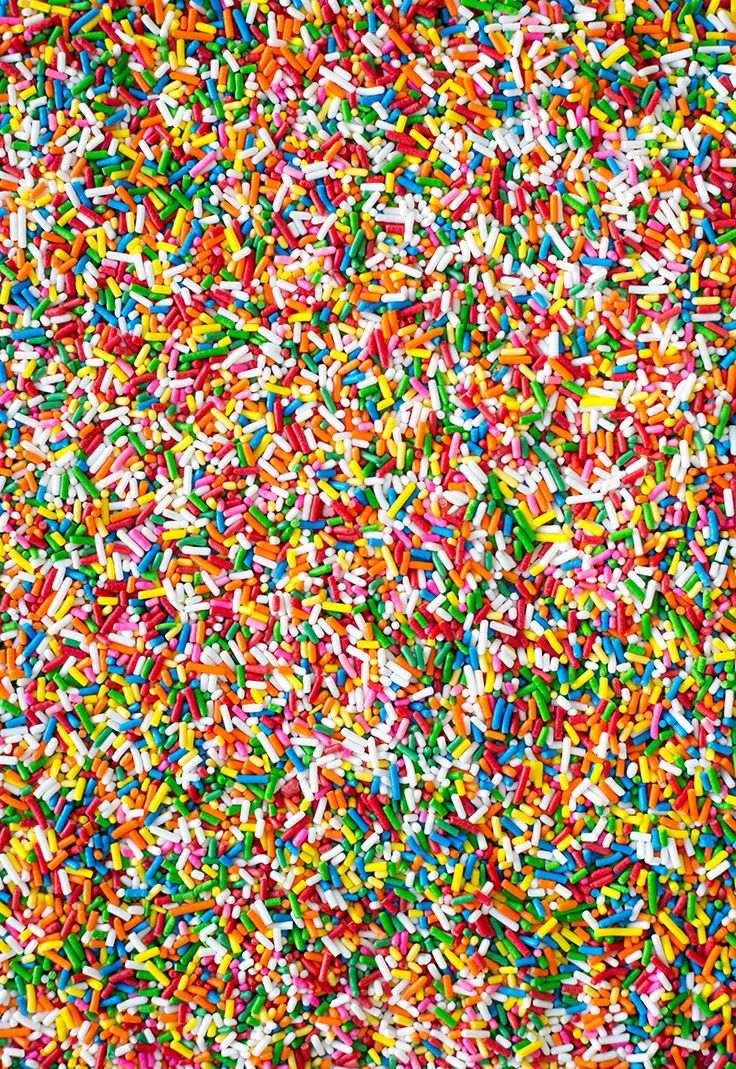
#> input picture candy.jpg, 736 x 1069 px
$ python main.py
#> lines starting #> are read from the running program, lines starting #| are printed output that depends on the picture; after the words box and inside, x2 and y2 are one past the last pixel; in counts of white or black regions, pixels touching at a corner belong together
# Import libraries
import cv2
import numpy as np
import matplotlib.pyplot as plt

img = cv2.imread('candy.jpg')
#> img is the input picture: shape (1069, 736, 3); mean B, G, R 100.1, 137.7, 167.7
gray = cv2.cvtColor(img, cv2.COLOR_BGR2GRAY)
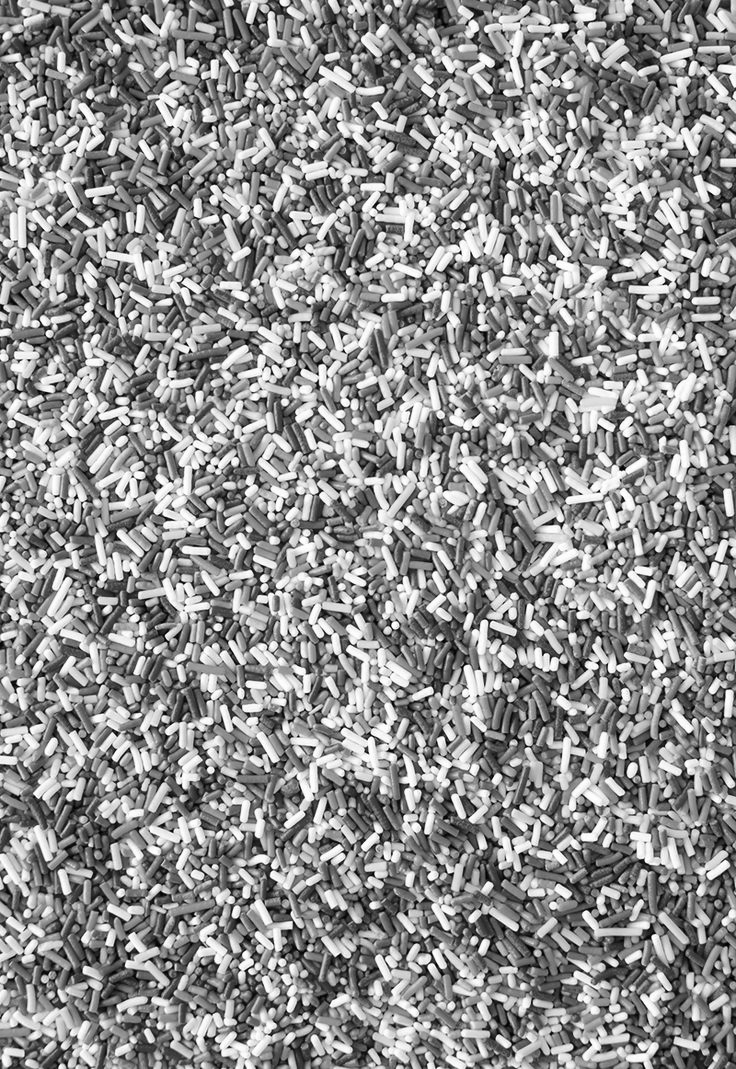
#> gray: shape (1069, 736); min 0, max 255, mean 142.4

blurred_Image = cv2.GaussianBlur(gray, (11, 11), 0)
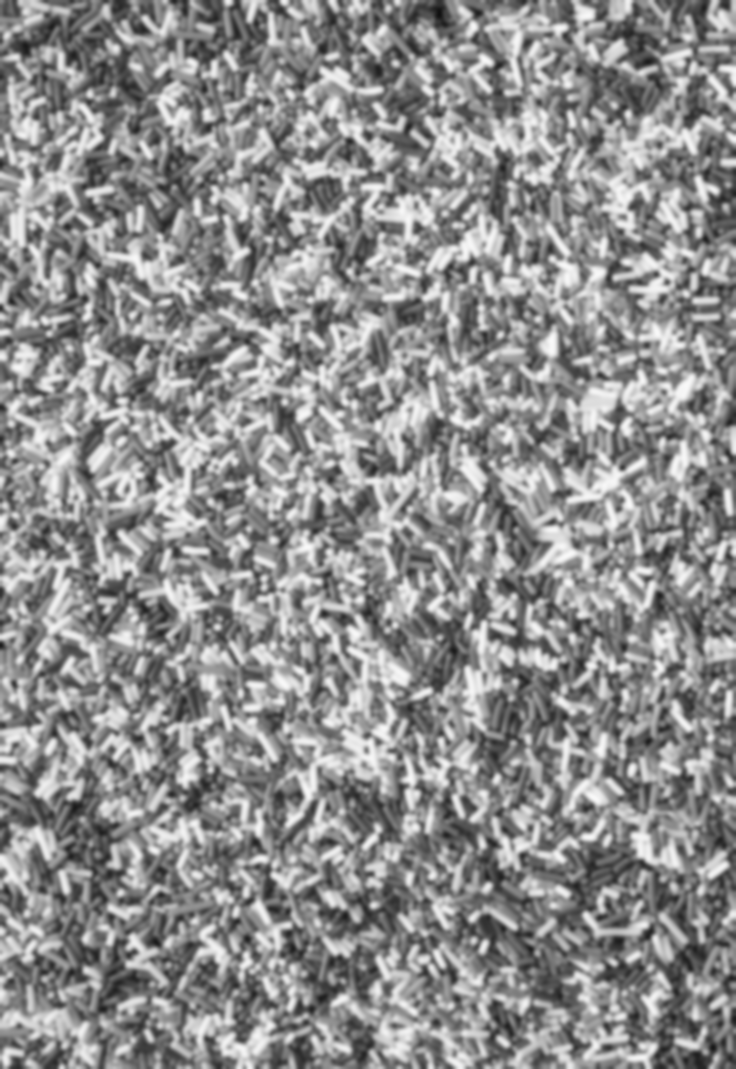
#> blurred_Image: shape (1069, 736); min 16, max 249, mean 142.4
cannyEdgeDetector = cv2.Canny(blurred_Image, 30, 150, 3)
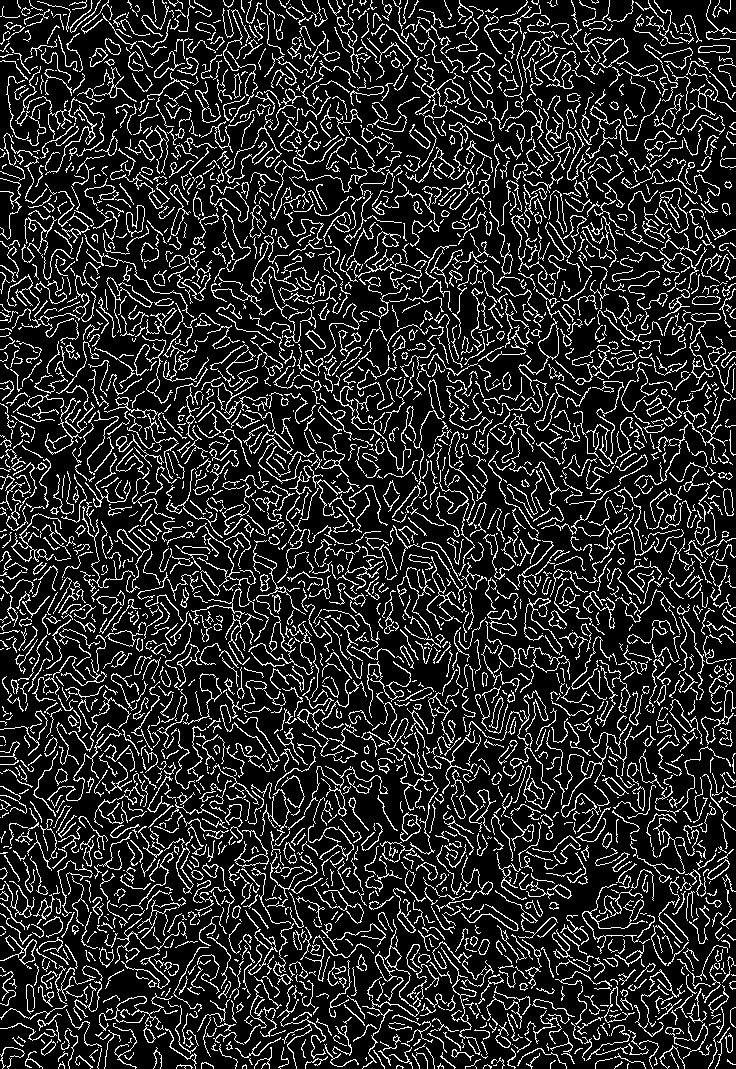
#> cannyEdgeDetector: shape (1069, 736); 16% white in thin lines or dots
dilation = cv2.dilate(cannyEdgeDetector, (1, 1), iterations=0)

(cnt, hierarchy) = cv2.findContours(
    dilation.copy(), cv2.RETR_EXTERNAL, cv2.CHAIN_APPROX_NONE)
#> cnt = 3017 contours, 2527 with area under 20; largest, box (x1, y1, x2, y2) and area: (585, 105, 621, 159) 407, (561, 723, 629, 818) 305, (126, 205, 145, 237) 302, (164, 838, 194, 894) 288, (105, 630, 143, 647) 266
rgbColors = cv2.cvtColor(img, cv2.COLOR_BGR2RGB)
cv2.drawContours(rgbColors, cnt, -1, (0, 255, 0), 2)
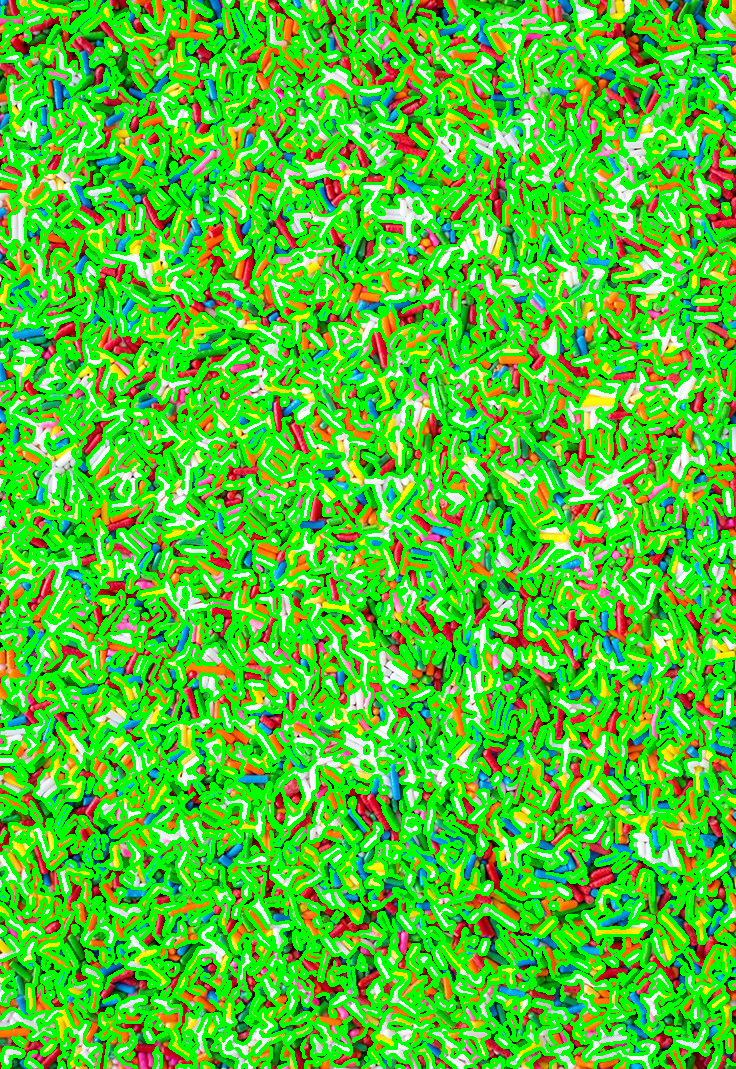
#> rgbColors: shape (1069, 736, 3); mean R, G, B 81.3, 195.3, 48.2
cv2.imshow("Dilated", dilation)

print("coins in the image : ", len(cnt))
#| coins in the image :  3017
cv2.waitKey(0)

$ run again, with stuffed_pool1.png saved as candy.jpg
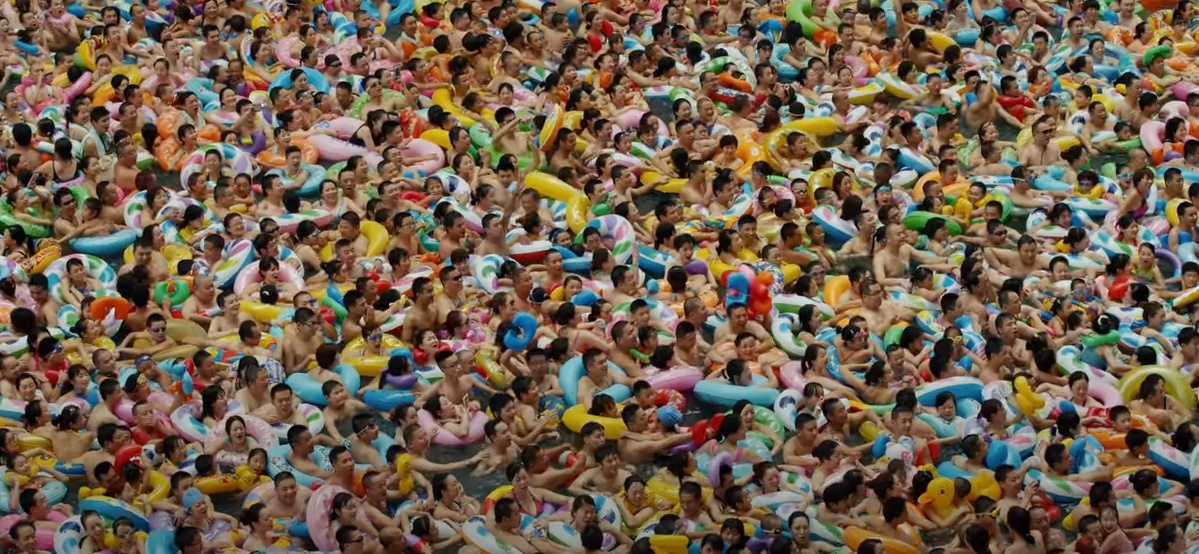
#> input picture stuffed_pool1.png, 1199 x 554 px
#> img is the input picture: shape (554, 1199, 3); mean B, G, R 77.6, 95.7, 113.1
#> `cannyEdgeDetector = cv2.Canny(blurred_Image, 30, 150, 3)`:
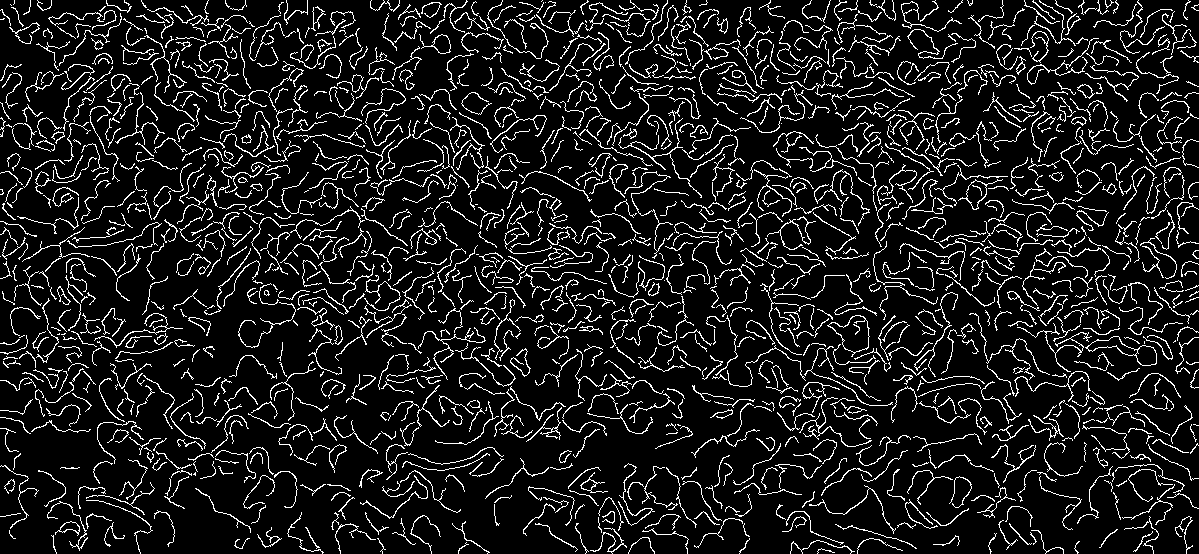
#> cannyEdgeDetector: shape (554, 1199); 10.7% white in thin lines or dots
#> cnt = 1429 contours, 1209 with area under 20; largest, box (x1, y1, x2, y2) and area: (827, 315, 870, 357) 902, (1085, 336, 1157, 366) 741, (958, 179, 1003, 210) 394, (419, 34, 451, 54) 250, (55, 521, 80, 536) 146
#> `cv2.drawContours(rgbColors, cnt, -1, (0, 255, 0), 2)`:
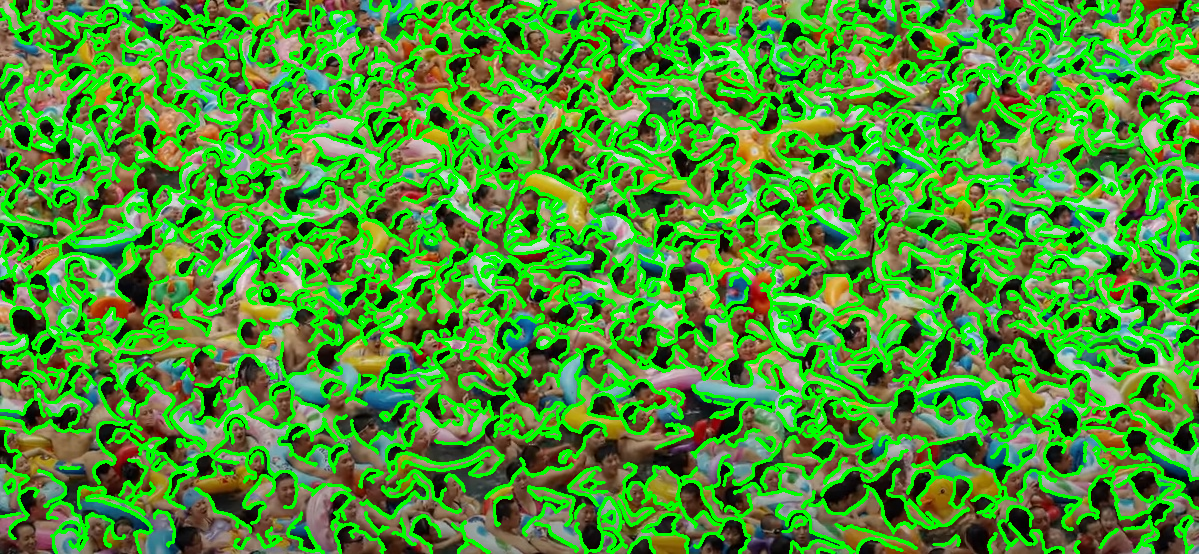
#> rgbColors: shape (554, 1199, 3); mean R, G, B 74.1, 150.4, 50.2
#| coins in the image :  1429
